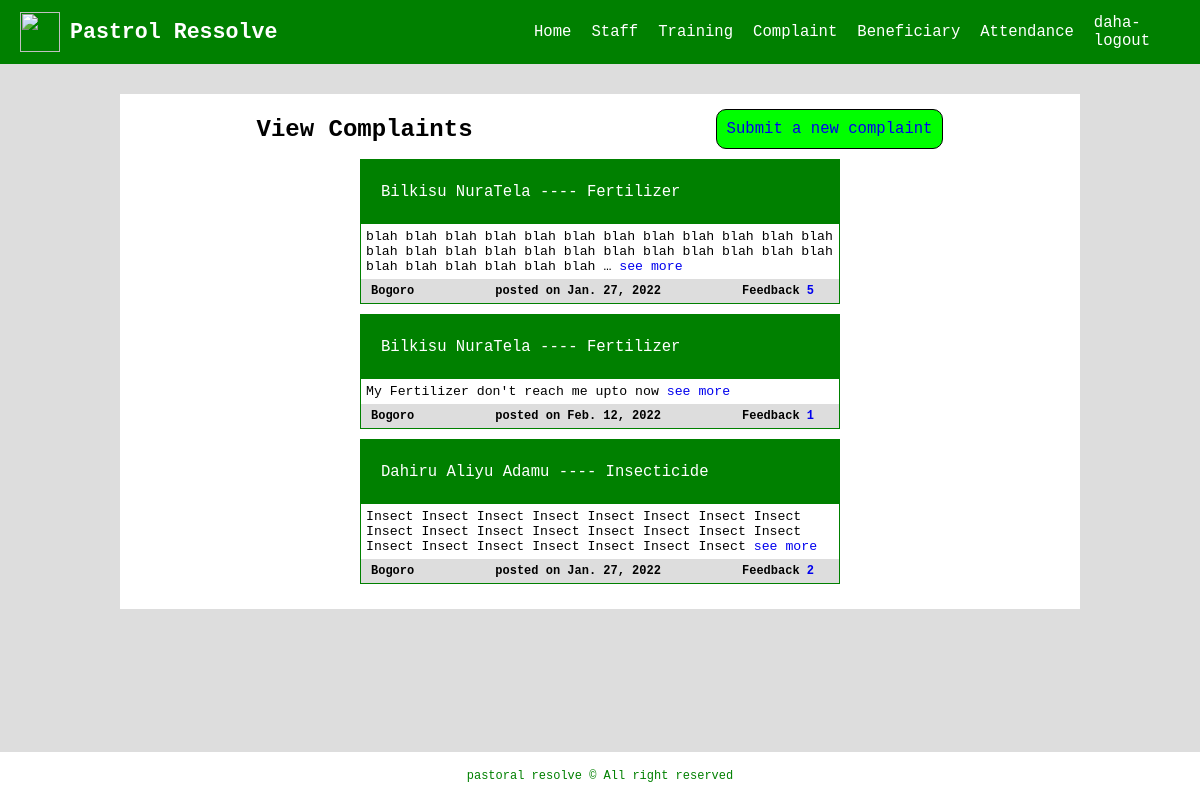
The app's page /pare/view_complaint/ (signed in) with its own data.
### accounts/models.py (models this page shows, shortened)
class StaffDetail(AbstractUser):
	first_name		= models.CharField(_('First Name:'), max_length=50)
	surname			= models.CharField(_('Surname:'), max_length=50)
	gender 			= models.CharField(_('Gender:'), choices=GENDER_LIST, default='male', max_length=20)
	date_birth		= models.DateField(_('Date of Birth:'), blank=True, null=True)
	community		= models.CharField(_('Community:'), max_length=200)
	clan 			= models.CharField(_('Clan/Settlement:'), max_length=200)
	phone_number	= models.CharField(_('Phone Number:'), max_length=11)
	designation		= models.CharField(_('Designation:'), max_length=200)
	username 		= models.CharField(_('Username:'),max_length=10, unique=True)
	password 		= models.CharField(_('Password:'),max_length=16)
	class Meta:
		ordering = ['first_name']

### pare_app/models.py (models this page shows, shortened)
class Complaint(models.Model):
	group_name 		= models.ForeignKey(BeneficiaryGroupName, on_delete=models.CASCADE)
	fullname 		= models.CharField(_('Full Name:'), max_length=200)
	community		= models.CharField(_('Community:'), max_length=200)
	subject			= models.CharField(_('Subject:'), max_length=30)
	complaints 		= models.TextField(_('Complaint:'))
	complaint_date	= models.DateField(_('Complaint Date:'), auto_now_add=True)
	class Meta:
		ordering = ['subject']

class BeneficiaryGroupName(models.Model):
	group_name	= models.CharField(_('Group Name'), max_length=200)
	lga 		= models.CharField(_('L.G.A'), choices=LGA_LIST, default='Girei', max_length=50)
	community	= models.CharField(_('Community'), max_length=200)
	address 	= models.CharField(_('Address'), max_length=200)
	group_leader	= models.CharField(_('Group Leader'), max_length=50)
	phone_number	= models.CharField(_('Phone Number'), max_length=11)
	class Meta:
		ordering = ['group_name']
	def __str__(self) -> str:
		return f'{self.group_name}'

### pare_app/views.py (the view)
# urls.py: path('view_complaint/', views.viewComplaint, name='view_complaint'),
@login_required
def viewComplaint(request):
	complaint 	= Complaint.objects.all()
	feedback_count = []
	for compl in complaint:
		feedback_count.append(Feedback.objects.filter(complaint=compl).count())
	complaint = list(complaint)
	mylist = zip(complaint, feedback_count)
	context = {'complaints': mylist}
	return render(request, 'pare_app_templates/view_complaints.html', context)

### templates/pare_app_templates/view_complaints.html (shortened to what this page needs)
{% extends 'base.html' %}
{% load static %}
{% block style %}
	<link rel="stylesheet" href="{% static 'css/view_complaint.css' %}" />
{% endblock %}
{% block main %}
	<div class="container">
		<div class="c-head">
			<div><h1>View Complaints</h1></div>
			<a href="{% url 'complaint' %}">Submit a new complaint</a>
		</div>
		{% for complaint, feedback_count in complaints %}
			<section id="single_complaint">
				<header>
					<span>{{ complaint.fullname }} ---- {{ complaint.subject }}</span>
				</header>
				<p>{{ complaint.complaints|truncatewords:"30" }} <a href="viewsingleFeedback/{{complaint.id}}">see more</a></p>
				<div class="footer">
					<aside>
						<h4>{{ complaint.group_name }}</h4>
					</aside>
					<aside>
						<span>posted on {{ complaint.complaint_date }}</span>
					</aside>
					<aside class="right">
						<span>Feedback</span>
						<a href="#">{{ feedback_count }}</a>
					</aside>
				</div>
			</section>
		{% endfor %}
	</div>
{% endblock %}

### templates/base.html (shortened to what this page needs)
{% load static %}
<!DOCTYPE html>
<html>
<head>
	<link rel="stylesheet" type="text/css" href="{% static 'css/style1.css' %}">
	{% block style %}{% endblock %}
</head>
<body>
	<header>
		<div class="logo">
			<img src="" width="50" height="50">
			<strong>Pastrol Ressolve</strong>
		</div>
		<nav class="navigation">
			<ul>
				{% if user.is_authenticated %}
					<li><a href="{% url 'home' %}">Home</a></li>
					<li><a href="{% url 'staffDetail' %}">Staff</a></li>
					<li><a href="{% url 'viewTraining' %}">Training</a></li>
					<li><a href="{% url 'view_complaint' %}">Complaint</a></li>
					<li><a href="{% url 'viewBeneficiary' %}">Beneficiary</a></li>
					<li><a href="{% url 'viewAttendance' %}">Attendance</a></li>
					<li><a href="{% url 'pareLogout' %}">{{ request.user.username }}-logout</a></li>
				{% else %}
					<li><a href="{% url 'register' %}">Register</a></li>
					<li><a href="{% url 'login' %}">Login</a></li>
				{% endif %}
			</ul>
		</nav>
	</header>
	{% block main %}{% endblock %}
	<footer>
		pastoral resolve &copy; All right reserved
	</footer>
</body>
</html>

### static/css/style1.css (style rules this page uses)
* { margin: 0; padding: 0; box-sizing: border-box; }
body { font-size: 12px; font-family: monospace, serif, sans-serif; background: #ddd; }
header { display: flex; justify-content: space-between; align-items: center; background: green; height: 8vh; padding: 0 20px; }
header .logo { color: #fff; display: flex; align-items: center; font-size: 1.8em; }
.logo img { width: 40px; height: 40px; }
.logo strong { margin-left: 10px; }
header .navigation { width: 40vw; margin-right: 20px; }
header .navigation ul { height: 6vh; display: flex; justify-content: flex-end; align-items: center; }
header .navigation ul li { list-style: none; margin: 0 10px; }
header .navigation ul li a { text-decoration: none; color: #fff; font-size: 1.3em; }
footer { width: 100vw; height: 6vh; display: flex; justify-content: center; background: #fff; align-items: center; position: fixed; bottom: 0; color: green; }
a { text-decoration: none; }
.container { width: 80vw; background: #fff; margin: 30px auto 10px; padding: 15px; }
.container .staff-head a, .c-head a, input[type='submit'] { background: rgb(0, 255, 0); padding: 10px; font-size: 1.3em; border-radius: 10px; border: solid 1px #000; }
.container h1 { font-size: 2em; }
#single_complaint .footer { display: flex; justify-content: space-between; align-items: center; padding: 5px; background: #ddd; font-weight: 600; }
#single_complaint .footer aside { margin: 0 5px; }
#single_complaint .footer .right { margin-right: 20px; }
.c-head { display: flex; justify-content: space-around; align-items: center; margin-bottom: 10px; }

### static/css/view_complaint.css (style rules this page uses)
#single_complaint { width: 40vw; margin: 10px auto; border: solid 1px green; box-sizing: 5px; }
#single_complaint header { color: #fff; font-size: 1.3em; }
#single_complaint p { background: #fff; padding: 5px; font-size: 1.1em; }

### records on screen
StaffDetail: user.username "daha"
Complaint: fullname "Bilkisu NuraTela", subject "Fertilizer", complaints "blah blah blah blah blah blah blah blah blah blah blah blah blah blah blah blah blah blah blah blah blah blah blah blah blah blah blah blah blah blah …", group_name "Bogoro", complaint_date "Jan. 27, 2022", feedback_count "5"
Complaint: fullname "Bilkisu NuraTela", subject "Fertilizer", complaints "My Fertilizer don't reach me upto now", group_name "Bogoro", complaint_date "Feb. 12, 2022", group_name "1"
Complaint: fullname "Dahiru Aliyu Adamu", subject "Insecticide", complaints "Insect Insect Insect Insect Insect Insect Insect Insect Insect Insect Insect Insect Insect Insect Insect Insect Insect Insect Insect Insect Insect Insect Insect", group_name "Bogoro", complaint_date "Jan. 27, 2022", id "2"
